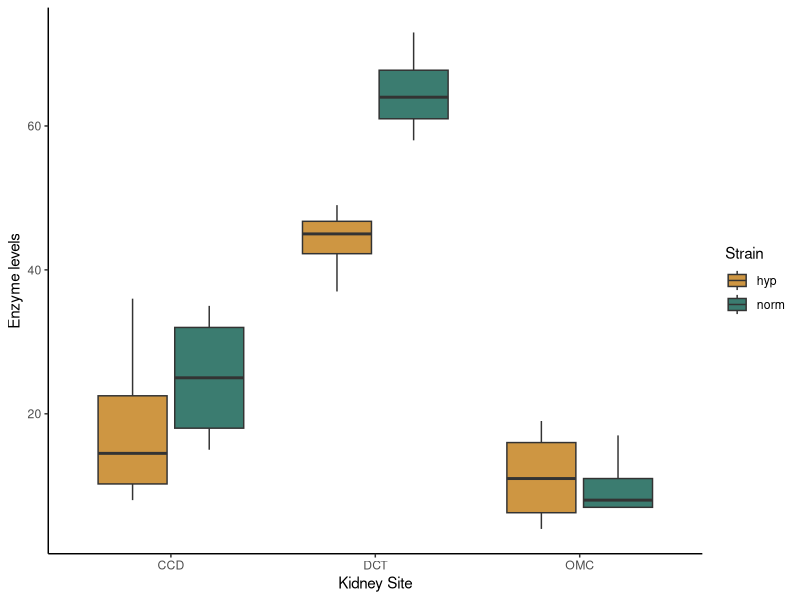
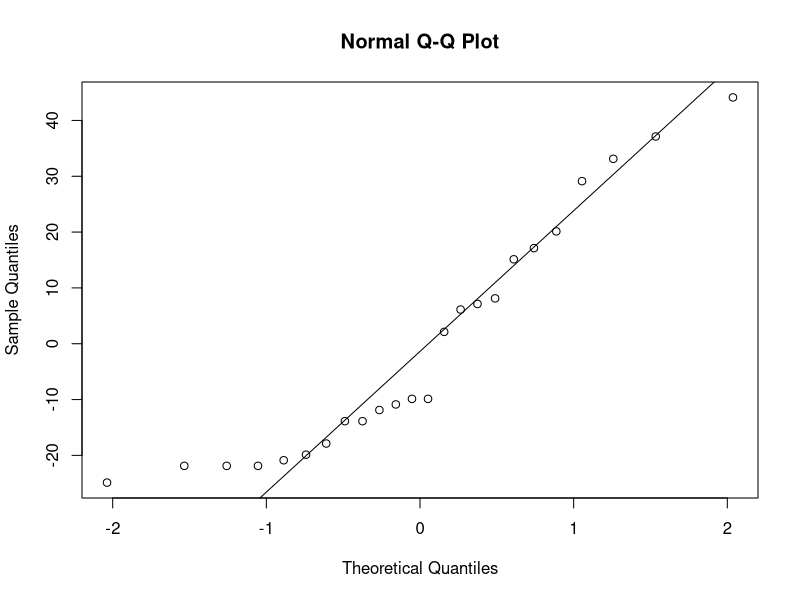
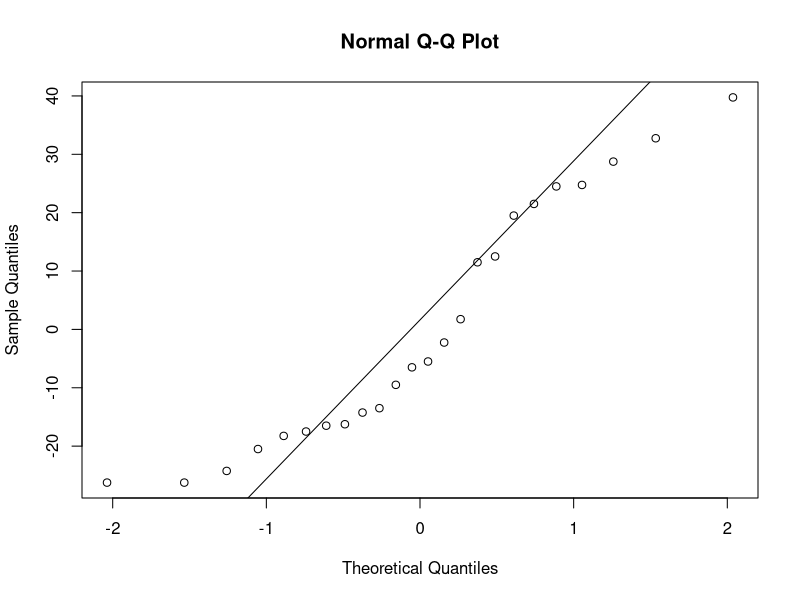
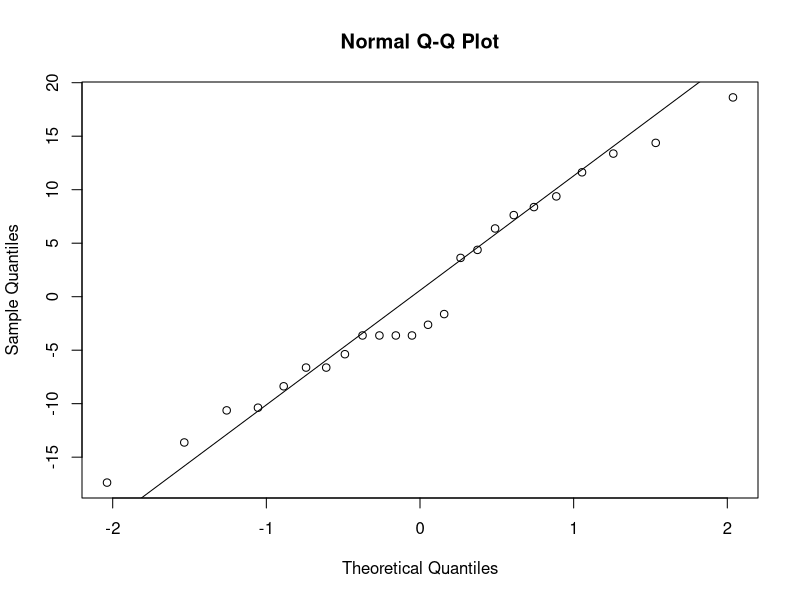
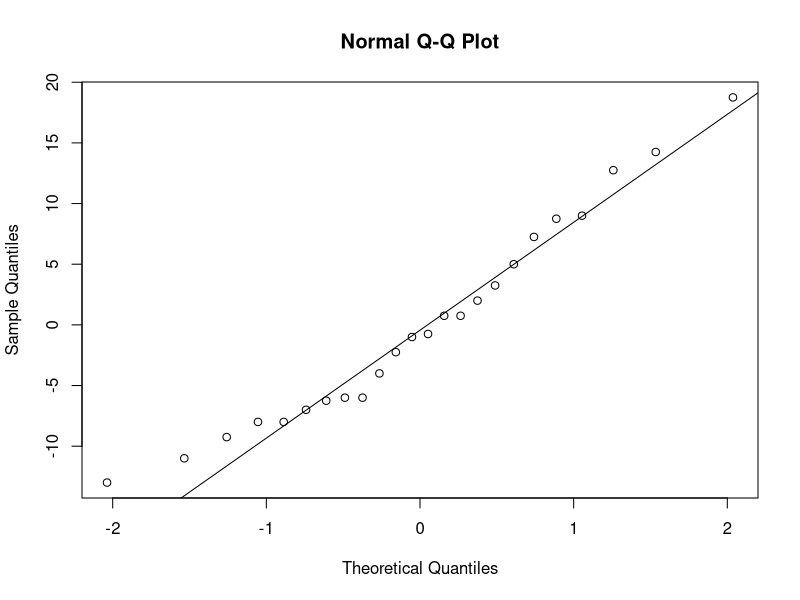
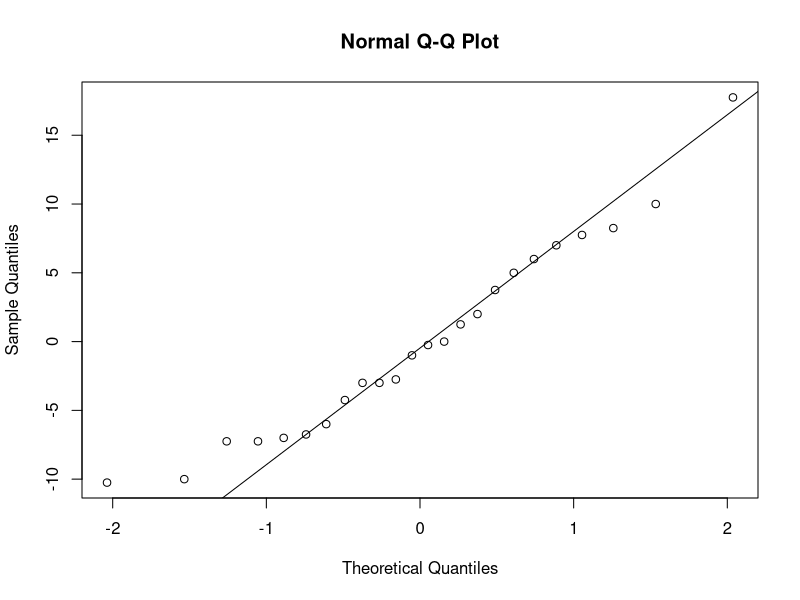
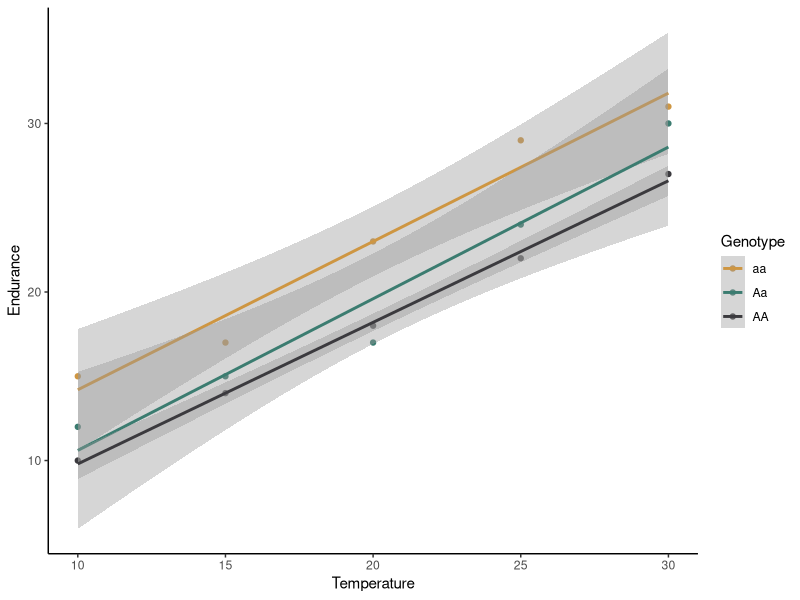
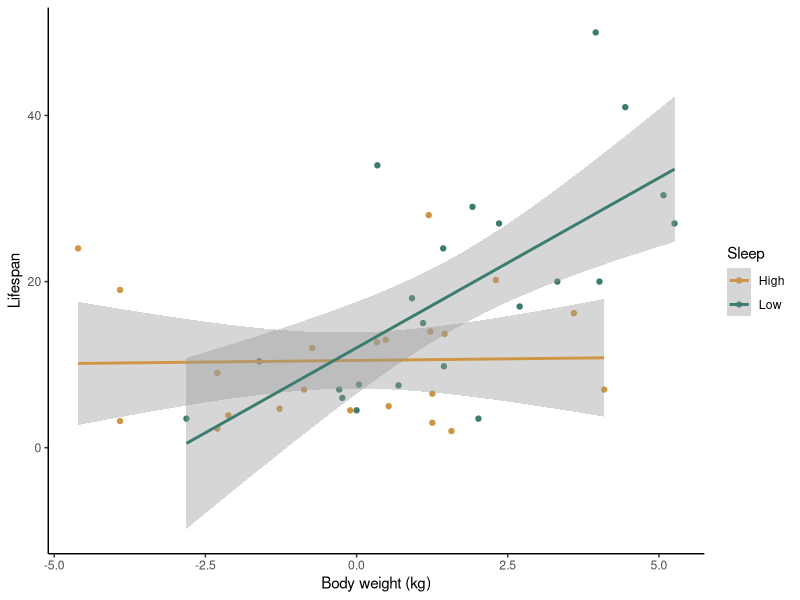

R code for these plots, in order:
## ---- chunk 1
knitr::opts_chunk$set(echo = TRUE)
## ---- chunk 2
library(ggplot2)
library(dplyr)
## ---- chunk 3
kidney <- read.csv("kidney.csv")
## ---- chunk 4
ggplot(kidney, aes(x=site, y=enzyme, fill=hyper)) +
  geom_boxplot() +
  scale_fill_manual(values=c("#ce9642","#3b7c70")) +
  labs(x="Kidney Site", y="Enzyme levels", fill = "Strain") +
  theme_classic()
## ---- chunk 5
grouped <- group_by(kidney,site,hyper)
kidney_summary <- summarise(grouped,Mean_enzyme=mean(enzyme))
kidney_summary
## ---- chunk 6
kidney_null <- lm(enzyme ~ 1, data = kidney)
kidney_hyper <- lm(enzyme ~ hyper, data = kidney)
kidney_site <- lm(enzyme ~ site, data = kidney)
kidney_both <- lm(enzyme ~ hyper + site, data = kidney)
kidney_int <- lm(enzyme ~ hyper*site, data = kidney)
## ---- chunk 7
resid_null <- resid(kidney_null)
resid_hyper <- resid(kidney_hyper)
resid_site <- resid(kidney_site)
resid_both <- resid(kidney_both)
resid_int <- resid(kidney_int)
## ---- chunk 8
qqnorm(resid_null)
qqline(resid_null)

qqnorm(resid_hyper)
qqline(resid_hyper)

qqnorm(resid_site)
qqline(resid_site)

qqnorm(resid_both)
qqline(resid_both)

qqnorm(resid_int)
qqline(resid_int)
## ---- chunk 9
AIC(kidney_null,kidney_hyper,kidney_site,kidney_both,kidney_int)
## ---- chunk 10
butterfly <- read.csv("butterfly.csv")
## ---- chunk 11
ggplot(data=butterfly, aes(x=Temp,y=Endurance,color=Genotype)) +
  geom_point() +
  geom_smooth(method="lm") +
  scale_color_manual(values=c("#ce9642","#3b7c70","#3b3a3e")) +
  labs(x="Temperature") +
  theme_classic()
## ---- chunk 12
butter_null <- lm(Endurance ~ 1, data=butterfly)
butter_temp <- lm(Endurance ~ Temp, data=butterfly)
butter_geno <- lm(Endurance ~ Genotype, data=butterfly)
butter_both <- lm(Endurance ~ Temp + Genotype, data=butterfly)
butter_int <- lm(Endurance ~ Temp*Genotype, data=butterfly)
## ---- chunk 13
AIC(butter_null,butter_temp,butter_geno,butter_both,butter_int)
## ---- chunk 14
mammals <- read.csv("mammals.csv")
## ---- chunk 15
med <- median(mammals$Total_sleep)
mammals <- mutate(mammals,Sleep_cat = ifelse(Total_sleep > med, "High", "Low"))
## ---- chunk 16
ggplot(data=mammals, aes(x=log_Weight,y=Lifespan,color=Sleep_cat)) +
  geom_point() +
  geom_smooth(method="lm") +
  scale_color_manual(values=c("#ce9642","#3b7c70")) +
  labs(x="Body weight (kg)", y="Lifespan",color="Sleep") +
  theme_classic()
## ---- chunk 17
mammals_null <- lm(log_Lifespan ~ 1, mammals)
mammals_weight <- lm(log_Lifespan ~ log_Weight, mammals)
mammals_sleep <- lm(log_Lifespan ~ log_Sleep, mammals)
mammals_both <- lm(log_Lifespan ~ log_Weight + log_Sleep, mammals)
mammals_int <- lm(log_Lifespan ~ log_Weight * log_Sleep, mammals)
## ---- chunk 18
AIC(mammals_null, mammals_weight, mammals_sleep, mammals_both, mammals_int)
